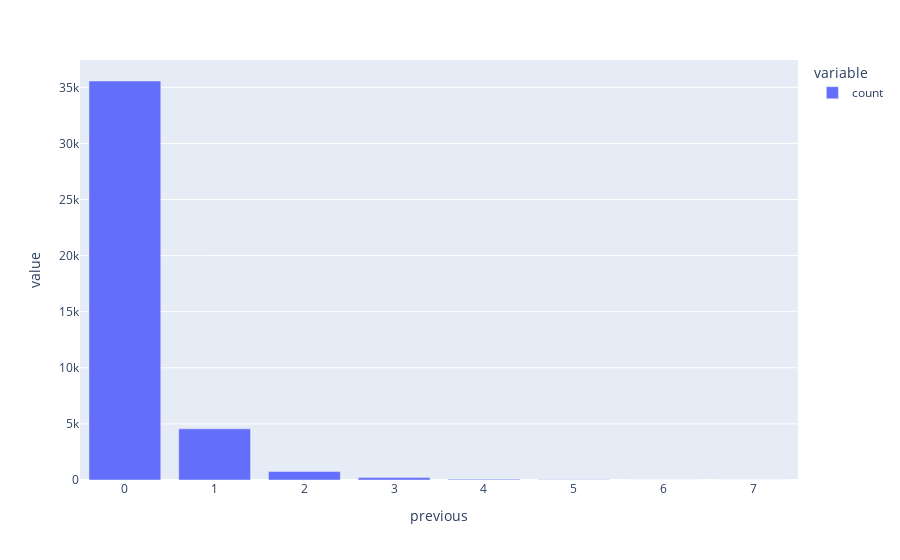

Source (notebook cell):
### Code cell
#Most of the customers were not contacted previously and the decision to accept/reject the deposit did not seem to depend on the number of contacts
fig = px.bar(campaign_customer_data['previous'].value_counts().sort_index())
fig.show()

### Figure 1 — Plotly figure (JSON) as saved in the notebook; plotly's stock layout.template omitted (floating-point values rounded to 4 significant figures)
{"data": [{"alignmentgroup": "True", "hovertemplate": "variable=count<br>previous=%{x}<br>value=%{y}<extra></extra>", "legendgroup": "count", "marker": {"color": "#636efa", "pattern": {"shape": ""}}, "name": "count", "offsetgroup": "count", "orientation": "v", "showlegend": true, "textposition": "auto", "type": "bar", "x": [0, 1, 2, 3, 4, 5, 6, 7], "xaxis": "x", "y": [35563, 4561, 754, 216, 70, 18, 5, 1], "yaxis": "y"}], "layout": {"barmode": "relative", "legend": {"title": {"text": "variable"}, "tracegroupgap": 0}, "margin": {"t": 60}, "xaxis": {"anchor": "y", "domain": [0, 1], "title": {"text": "previous"}}, "yaxis": {"anchor": "x", "domain": [0, 1], "title": {"text": "value"}}}}
